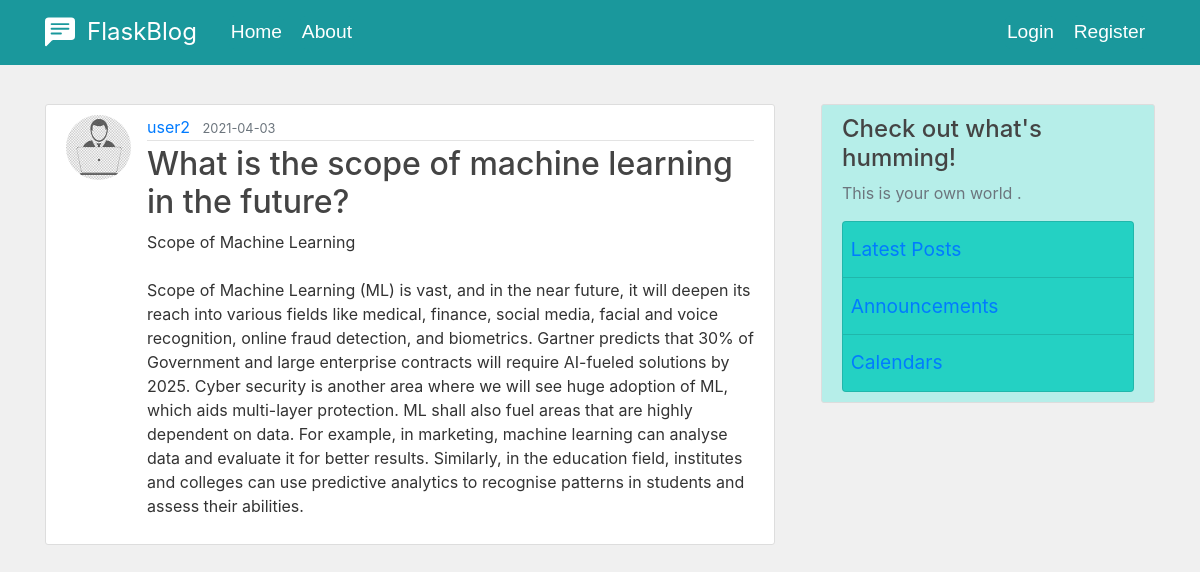
Screenshot of /post/2 with the database file from the repository.
### flaskblog/models.py (models this page shows, shortened)
class User(db.Model, UserMixin):
    id = db.Column(db.Integer, primary_key=True)
    username = db.Column(db.String(20), unique=True, nullable=False)
    email = db.Column(db.String(120), unique=True, nullable=False)
    image_file = db.Column(db.String(20), nullable=False,
                           default='default.png')
    password = db.Column(db.String(60), nullable=False)
    posts = db.relationship('Post', backref='author', lazy=True)
    ''' relationship defines relationship with class Post with posts variable which is a data member of a User Class
 Implies each User created has data member posts which is related with another class named Post and we can access all posts of that user via posts data member

backref adds another column in database here it is 'author'.We can access posts using author.lazy = True means this relationship is supposed to load in one go

To know more about lazy=True  visit:- https://medium.com/@ns2586/sqlalchemys-relationship-and-lazy-parameter-4a553257d9ef
'''

class Post(db.Model):
    id = db.Column(db.Integer, primary_key=True)
    title = db.Column(db.String(100), nullable=False)
    date_posted = db.Column(db.DateTime, nullable=False,
                            default=datetime.utcnow)
    content = db.Column(db.Text, nullable=False)
    user_id = db.Column(db.Integer, db.ForeignKey('user.id'), nullable=False)

### flaskblog/posts/routes.py (the view)
@posts.route('/post/<int:post_id>', methods=['GET', 'POST'])
def post(post_id):
    post = Post.query.get_or_404(post_id)
    return render_template('post.html', title=post.title, post=post)

### flaskblog/templates/post.html (shortened to what this page needs)
{% extends "layout.html" %} {% block content %}
<article
  class="media content-section mt-4 ml-0 mr-0"
  style="background-color: rgb(255, 255, 255)"
>
  <img
    src="{{ url_for('static', filename='profile_pics/'+post.author.image_file) }}"
    alt="profile-image"
    class="rounded-circle article-img"
  />
  <div class="media-body">
    <div class="article-metadata">
      <a
        class="mr-2"
        href=" {{url_for('users.user_posts', username = post.author.username)}} "
        >{{ post.author.username }}</a
      >
      <small class="text-muted"
        >{{ post.date_posted.strftime('%Y-%m-%d') }}</small
      >
    </div>
    <h2 class="article-title">{{ post.title }}</h2>
    <p class="article-content">{{ post.content }}</p>
  </div>
</article>
{% endblock content %}

### flaskblog/static/main.css (style rules this page uses)
body { background: #fafafa; color: #333333; margin-top: 5rem; }
h1, h2, h3, h4, h5, h6 { color: #444444; }
.content-section { background: #ffffff; padding: 10px 20px; border: 1px solid #dddddd; border-radius: 3px; margin-bottom: 20px; }
.article-title { color: #444444; }
.article-content { white-space: pre-line; }
.article-img { height: 65px; width: 65px; margin-right: 16px; }
.article-metadata { padding-bottom: 1px; margin-bottom: 4px; border-bottom: 1px solid #e3e3e3; }

### rows the page displays
User: image_file (picture), author.username "user2"
Post: date_posted "2021-04-03", title "What is the scope of machine learning in the future?", content "Scope of Machine Learning Scope of Machine Learning (ML) is vast, and in the near future, it will deepen its reach into various fields like medical, finance, social media, facial and voice recognition, online fraud detection, and biometrics. Gartner predicts that 30% of Government and large enterprise contracts will require AI-fueled solutions by 2025. Cyber security is another area where we will see huge adoption of ML, which aids multi-layer protection. ML shall also fuel areas that are highly dependent on data. For example, in marketing, machine learning can analyse data and evaluate it for better results. Similarly, in the education field, institutes and colleges can use predictive…"
